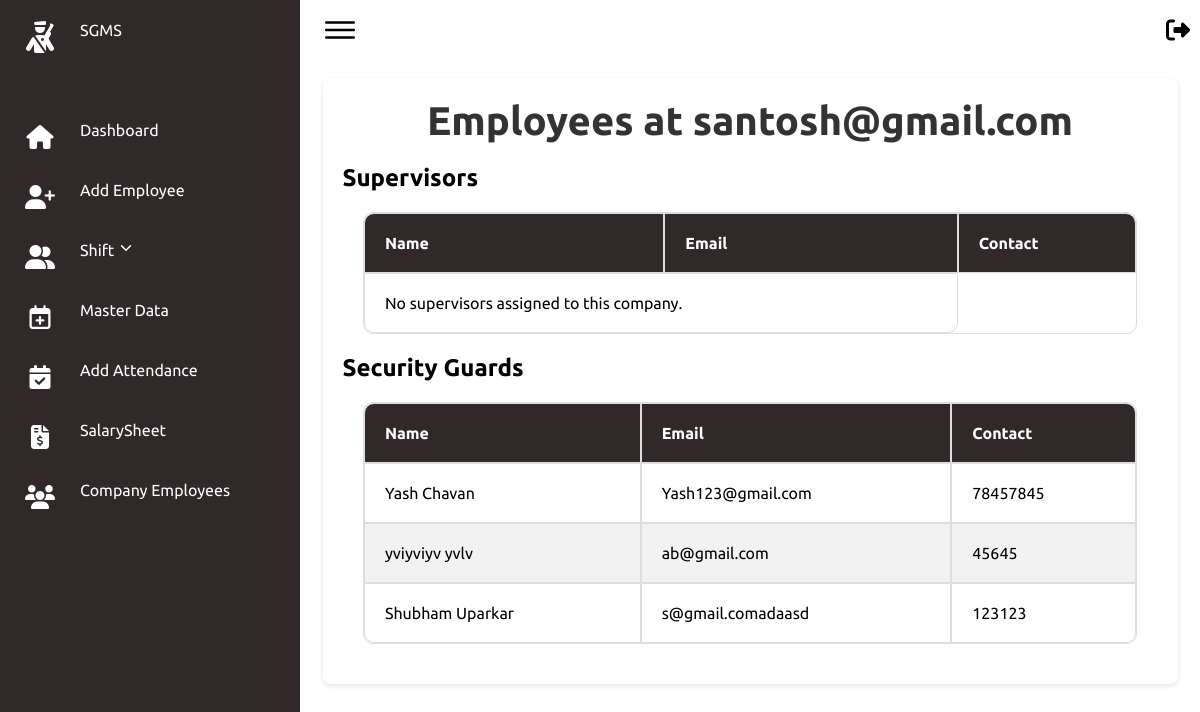
The page /companies/24/ on the database its author committed.
### secman/models.py (models this page shows, shortened)
class UserProfile(models.Model):
    USER_TYPES = (
        ('hod', 'HOD'),
        ('fo', 'Field Officer'),
        ('company', 'Company'),
    )
    user = models.OneToOneField(User, on_delete=models.CASCADE)
    user_type = models.CharField(max_length=20, choices=USER_TYPES, default='fo')
    contact = models.CharField(max_length=12)
    gst_or_emergency = models.CharField(max_length=20)

class EmployeeJoining(models.Model):
    emp_id = models.CharField(max_length=20, unique=True)
    first_name = models.CharField(max_length=50)
    middle_name = models.CharField(max_length=50, blank=True, null=True)
    last_name = models.CharField(max_length=50)
    email = models.EmailField()
    date_of_birth = models.DateField()
    contact_number = models.CharField(max_length=15)
    whatsapp_number = models.CharField(max_length=15, blank=True, null=True)
    emergency_contact1 = models.CharField(max_length=15)
    emergency_contact2 = models.CharField(max_length=15)
    emergency_contact_relation1 = models.CharField(max_length=20)
    emergency_contact_relation2 = models.CharField(max_length=20)
    emergency_contact_relation1_name = models.CharField(max_length=100)
    emergency_contact_relation2_name = models.CharField(max_length=100)
    age = models.PositiveIntegerField()
    gender = models.CharField(max_length=10)
    current_address = models.TextField()
    permanent_address = models.TextField()
    city = models.CharField(max_length=50)
    state = models.CharField(max_length=50)
    pincode = models.CharField(max_length=10)
    security_guard_training = models.CharField(max_length=3, choices=[('yes', 'Yes'), ('no', 'No')], default='no')
    job_experience = models.CharField(max_length=3, choices=[('yes', 'Yes'), ('no', 'No')], default='no')
    pancard = models.CharField(max_length=3, choices=[('yes', 'Yes'), ('no', 'No')], default='no')
    aadhar = models.CharField(max_length=3, choices=[('yes', 'Yes'), ('no', 'No')], default='no')
    voter = models.CharField(max_length=3, choices=[('yes', 'Yes'), ('no', 'No')], default='no')
    profile_picture = models.ImageField(upload_to='profile_pictures/')
    signature = models.ImageField(upload_to='signatures/')
    preferred_work_arrangements = models.CharField(max_length=20)
    position = models.CharField(max_length=50)
    account_holder_name = models.CharField(max_length=100)
    bank_name = models.CharField(max_length=100)
    bank_account_number = models.CharField(max_length=30)
    ifsc_code = models.CharField(max_length=15)
    branch_name = models.CharField(max_length=100)
    bank_address = models.TextField()
    qualification = models.CharField(max_length=20)
    experience = models.CharField(max_length=20)
    company = models.ForeignKey(UserProfile, on_delete=models.SET_NULL, null=True, limit_choices_to={'user_type': 'company'})
    pdf_file = models.FileField(upload_to='employee_pdfs/', blank=True, null=True)

### secman/views.py (the view)
# urls.py: path('companies/<int:company_id>/', views.company_employees, name='company_employees'),
def company_employees(request, company_id):
    company = get_object_or_404(UserProfile, id=company_id, user_type='company')
    guards = EmployeeJoining.objects.filter(company=company, position='Security Guard')
    supervisors = EmployeeJoining.objects.filter(company=company, position='Supervisor')
    return render(request, 'FO/company_employees.html', {
        'company': company,
        'guards': guards,
        'supervisors': supervisors
    })

### secman/templates/FO/company_employees.html (shortened to what this page needs)
{% extends 'FO/basefo.html' %}
{% block content %}
<!DOCTYPE html>
<html>
<head>
</head>
<body>
    <div class="card">
    <h1>Employees at {{ company.user.email }}</h1>
    <h2>Supervisors</h2>
    <table border="1" cellpadding="10" cellspacing="0">
        <thead>
            <tr>
                <th>Name</th>
                <th>Email</th>
                <th>Contact</th>
            </tr>
        </thead>
        <tbody>
            {% for supervisor in supervisors %}
            <tr>
                <td>{{ supervisor.first_name }} {{ supervisor.last_name }}</td>
                <td>{{ supervisor.email }}</td>
                <td>{{ supervisor.contact_number }}</td>
            </tr>
            {% empty %}
            <tr>
                <td colspan="2">No supervisors assigned to this company.</td>
            </tr>
            {% endfor %}
        </tbody>
    </table>
    <h2>Security Guards</h2>
    <table border="1" cellpadding="10" cellspacing="0">
        <thead>
            <tr>
                <th>Name</th>
                <th>Email</th>
                <th>Contact</th>
            </tr>
        </thead>
        <tbody>
            {% for guard in guards %}
            <tr>
                <td>{{ guard.first_name }} {{ guard.last_name }}</td>
                <td>{{ guard.email }}</td>
                <td>{{ guard.contact_number }}</td>
            </tr>
            {% empty %}
            <tr>
                <td colspan="2">No security guards assigned to this company.</td>
            </tr>
            {% endfor %}
        </tbody>
    </table>
</div>
</body>
</html>
{% endblock %}

### secman/static/css/style.css (style rules this page uses)
* { font-family: "Ubuntu", sans-serif; margin: 0; padding: 0; box-sizing: border-box; }
:root { --blue: #2a2185; --white: #fff; --gray: #f5f5f5; --black1: #222; --black2: #999; }
body { min-height: 100vh; overflow-x: hidden; }

### secman/templates/FO/basefo.html (style rules this page uses)
* { font-family: "Ubuntu", sans-serif; margin: 0; padding: 0; box-sizing: border-box; }
:root { --blue: #312929; --white: #fff; --gray: #f5f5f5; --black1: #222; --black2: #999; }
body { min-height: 100vh; overflow-x: hidden; }

### secman/templates/FO/company_employees.html (style rules this page uses)
.card { width: 95%; margin: 2% auto; padding: 20px; background: #fff; border-radius: 8px; box-shadow: 0 2px 5px rgba(0, 0, 0, 0.1); animation: fadeIn 1s ease-in; }
.card h1 { text-align: center; color: #333333; font-size: 2.5em; margin-bottom: 20px; animation: slideIn 1s ease-in-out; }
table { width: 95%; margin: 20px auto; border-collapse: separate; border-spacing: 0; border-radius: 10px; overflow: hidden; animation: grow 1s ease-in-out; }
table, th, td { border: 1px solid #dddddd; }
th, td { padding: 20px; text-align: left; }
th { background-color: #312929; color: #ffffff; }
tr:nth-child(even) { background-color: #f2f2f2; }
td { position: relative; }
td:before { content: ''; position: absolute; left: 0; bottom: 0; height: 2px; width: 0; background-color: #000000; transition: width 0.4s ease-in-out; }
th:first-child { border-top-left-radius: 10px; }
th:last-child { border-top-right-radius: 10px; }
tr:last-child td:first-child { border-bottom-left-radius: 10px; }
tr:last-child td:last-child { border-bottom-right-radius: 10px; }

### rows shown on the page
UserProfile: user.email "santosh@gmail.com"
EmployeeJoining: first_name "Yash", last_name "Chavan", email "Yash123@gmail.com", contact_number "78457845"
EmployeeJoining: first_name "yviyviyv", last_name "yvlv", email "ab@gmail.com", contact_number "45645"
EmployeeJoining: first_name "Shubham", last_name "Uparkar", email "s@gmail.comadaasd", contact_number "123123"
